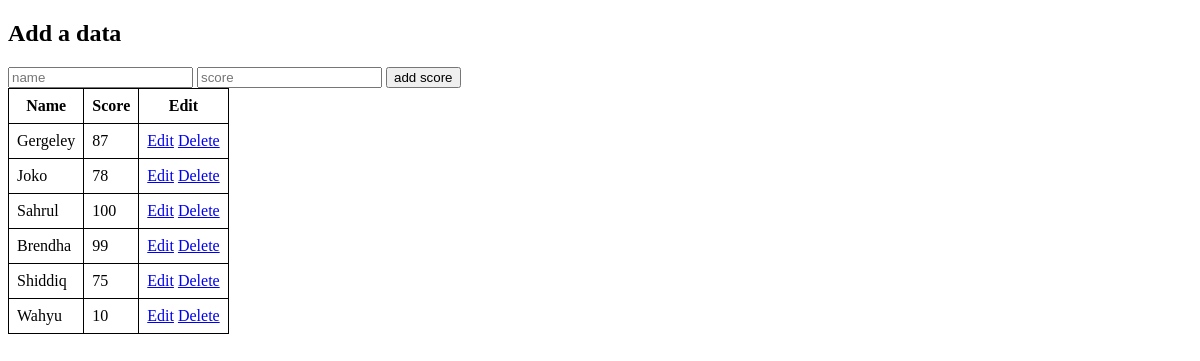
Before: / with the older database file.
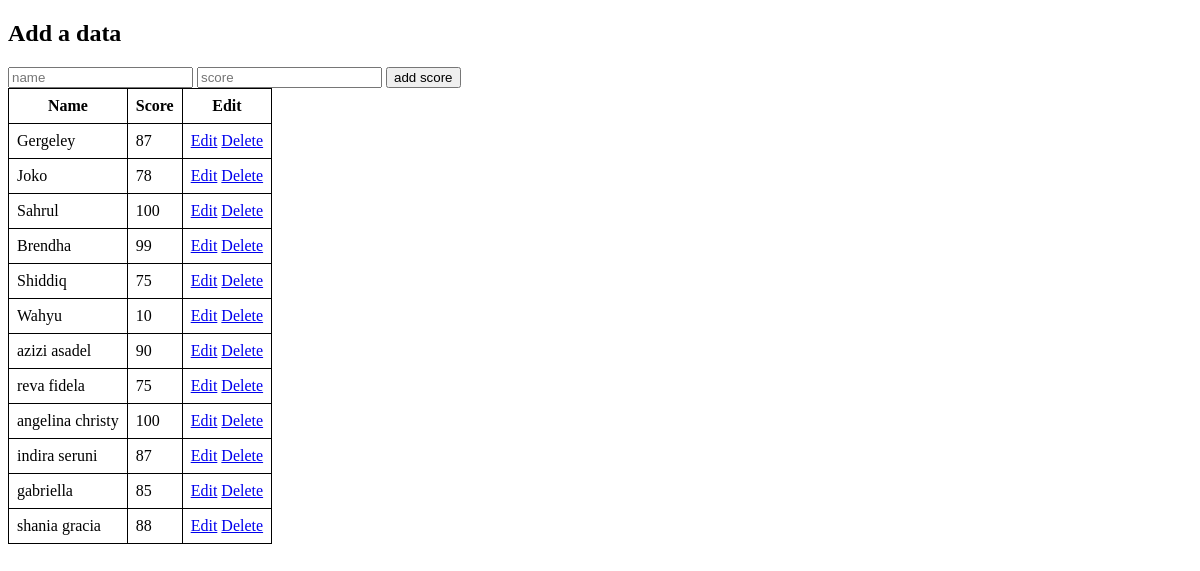
After: the same page with the newer database file.
### tables this page shows
CREATE TABLE "score" (
	"id"	INTEGER NOT NULL,
	"name"	TEXT NOT NULL,
	"score"	INTEGER NOT NULL,
	PRIMARY KEY("id" AUTOINCREMENT)
);

### app.py (the view)
@app.route('/', methods=["GET", "POST"]) #root route
def index(): #function index
    if request.method == "POST":
        name = request.form.get("name")
        score = request.form.get("score")
        db.execute("INSERT INTO score (name, score) values(?,?)", name, score)
        return redirect("/")
    else:
        students = db.execute("select * from score")
        return render_template("index.html", students=students)

### templates/index.html (shortened to what this page needs)
<!DOCTYPE html>
<html lang="en">
<head>
</head>
<body>
    <div class="container">
        <div class="section">
        <h2>Add a data</h2>
        <form action="/" method="POST">
            <input name="name" placeholder="name" type="text">
            <input name="score" placeholder="score" type="number">
            <input type="submit" value="add score">
        </form>
        </div>
        <div class="section">
            <table>
                <tr>
                    <th>Name</th>
                    <th>Score</th>
                    <th>Edit</th>
                   {% for student in students %}
                <tr>
                    <td>{{ student.name }}</td>
                    <td>{{ student.score }}</td>
                    <td>
                        <a href="/edit/{{ student['id'] }}">Edit</a>
                        <a href="/Delete/{{ student['id'] }}"
                        onclick="return confirm('apakah anda yakin akan menghapus?')">Delete</a>
                    </td>
                </tr>
                {% endfor %}
            </table>
        </div>
    </div>
</body>
</html>

### templates/index.html (style rules this page uses)
table, th, td { border: 1px solid black; border-collapse: collapse; padding: 8px; }

Changed rows visible on the page:
added score: name "azizi asadel", score "90"
added score: name "reva fidela", score "75"
added score: name "angelina christy", score "100"
added score: name "indira seruni", score "87"
added score: name "gabriella", score "85"
added score: name "shania gracia", score "88"
